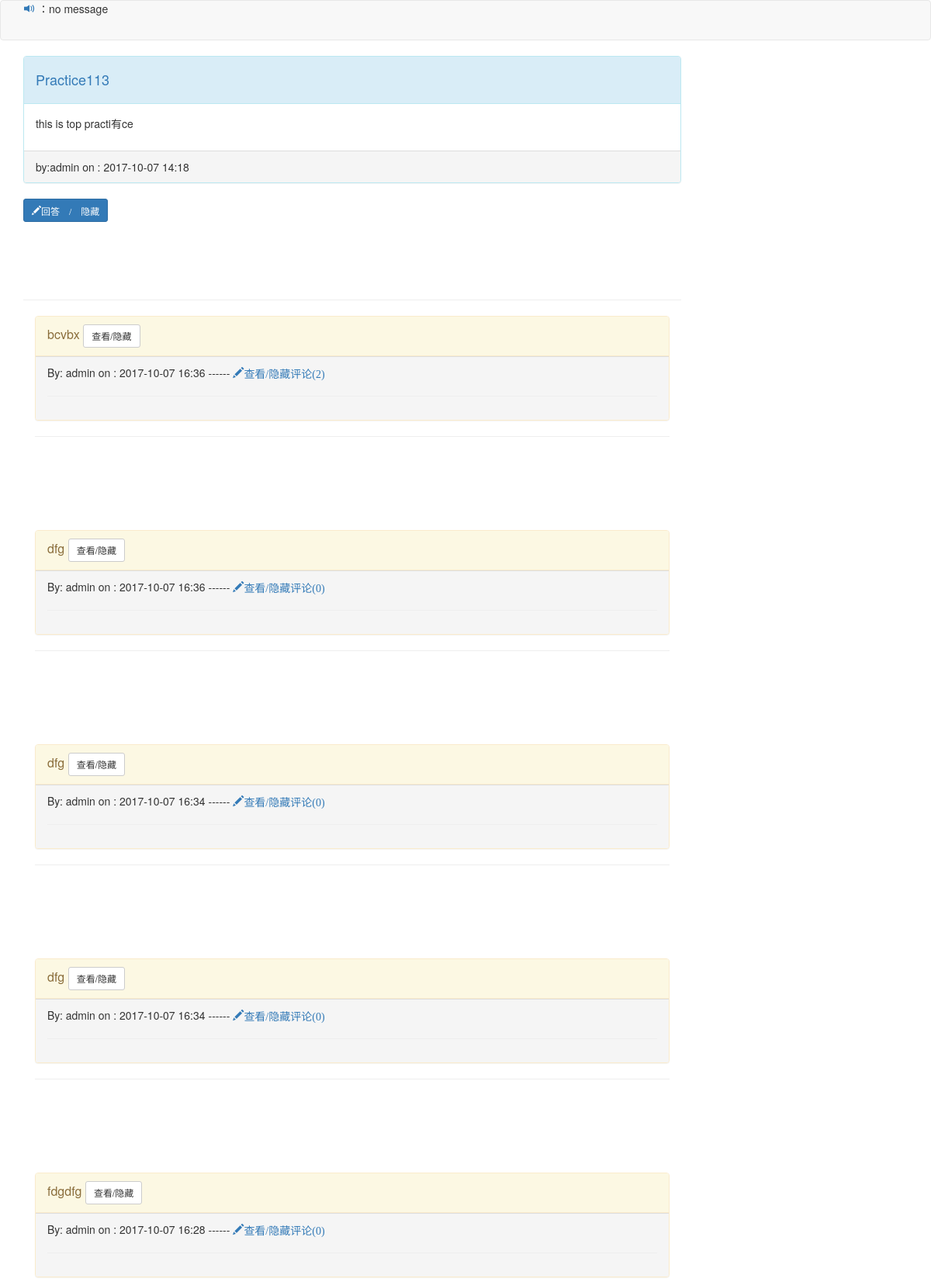
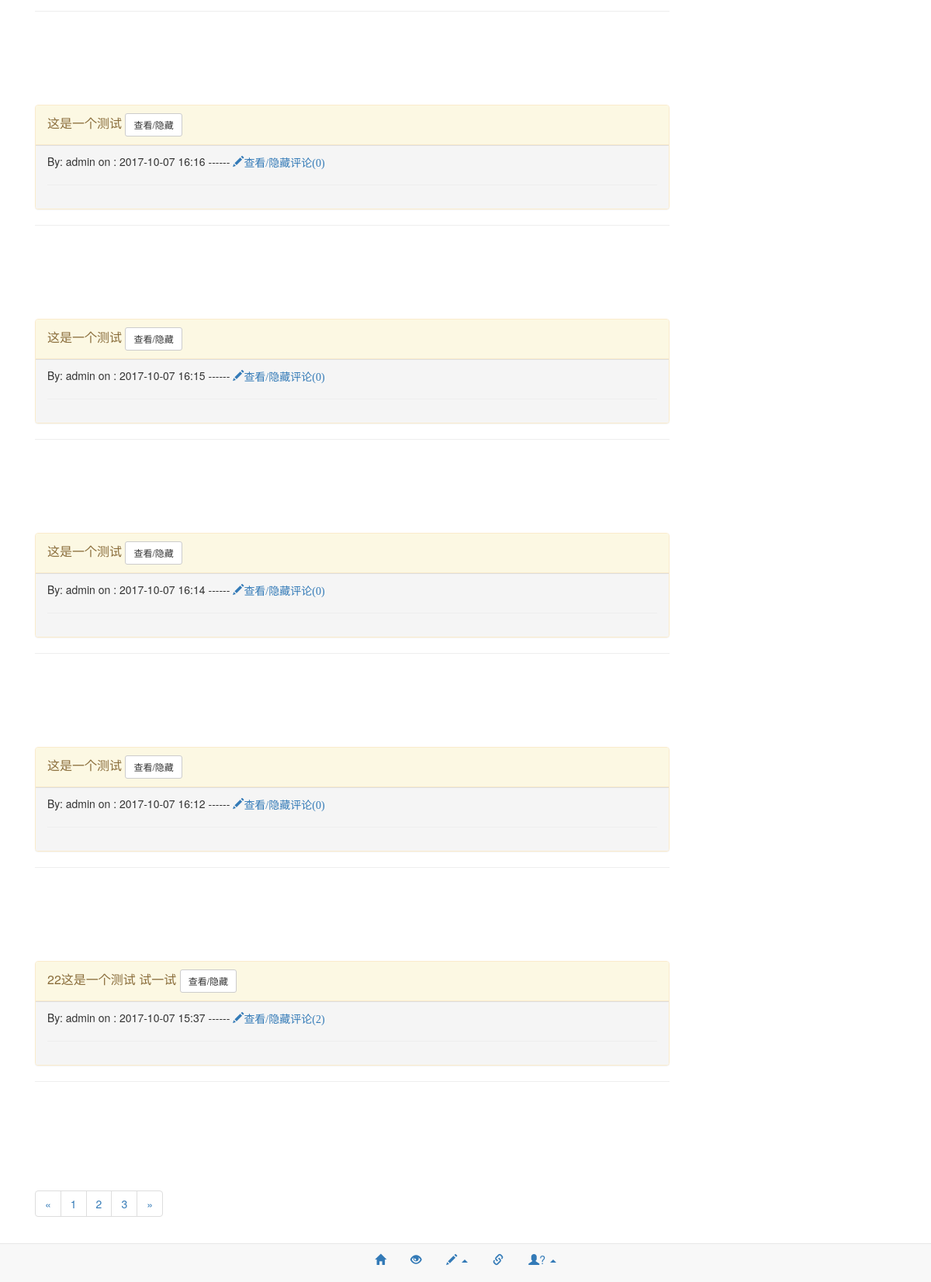
Page /practice/practice/113/1 on the committed database (2 pictures, top to bottom).
### webapp/models.py (models this page shows, shortened)
class Note(db.Model):
    id = db.Column(db.Integer(), primary_key=True)
    text = db.Column(db.Text())
    publish_date = db.Column(db.DateTime())
    user_id = db.Column(db.Integer(),
                        db.ForeignKey('user.id'))

class Practice(db.Model):
    id = db.Column(db.Integer(), primary_key=True)
    title = db.Column(db.String(255))
    is_top = db.Column(db.Boolean())
    text = db.Column(db.Text())
    publish_date = db.Column(db.DateTime())
    dynamic_date = db.Column(db.DateTime())
    user_id = db.Column(db.Integer(),
                        db.ForeignKey('user.id'))
    answers = db.relationship('Answer',
                               backref='practice',
                              lazy='dynamic')

class User(db.Model):
    id = db.Column(db.Integer(), primary_key=True)
    username = db.Column(db.String(255))
    password = db.Column(db.String(255))
    nick_name = db.Column(db.String(255))
    class_major = db.Column(db.String(255))
    description = db.Column(db.Text())
    blog_addr = db.Column(db.String(255))
    github_addr = db.Column(db.String(255))
    posts = db.relationship('Post',
                             backref='user',
                             lazy='dynamic')
    comments = db.relationship('Comment',
                         backref='user',
                         lazy='dynamic')
    roles = db.relationship(
        'Role',
        secondary=roles,
        backref=db.backref('users', lazy='dynamic')
        )
    related_posts = db.relationship('RelatedPost',
                             backref='user',
                             lazy='dynamic')
    practices = db.relationship('Practice',
                             backref='user',
                             lazy='dynamic')
    answers = db.relationship('Answer',
                             backref='user',
                             lazy='dynamic')
    answer_comments = db.relationship('AnswerComment',
                         backref='user',
                         lazy='dynamic')

class Answer(db.Model):
    id = db.Column(db.Integer(), primary_key=True)
    name = db.Column(db.String(255))
    user_id = db.Column(db.Integer(),
                        db.ForeignKey('user.id'))
    text = db.Column(db.Text())
    date = db.Column(db.DateTime())
    practice_id = db.Column(db.Integer(),
                        db.ForeignKey('practice.id'))
    answer_comments = db.relationship('AnswerComment',
                               backref='answer',
                              lazy='dynamic')

### webapp/controllers/practice.py (the view, shortened to what this page needs)
@practice_blueprint_.route('/practice/<int:practice_id>/<int:page>', methods=['GET','POST'])
def practice(practice_id, page=1):
    form = AnswerForm()
    practice = Practice.query.get_or_404(practice_id)
    answers = practice.answers.order_by(Answer.date.desc()).paginate(page, 10)
    not_viewed_inform_num = get_not_viewed_inform_num()
    note = get_note()
    answer_comment_form = AnswerCommentForm()
    answer_comment_form.text.data = u'输入你的评论'
    return render_template(
        'practice.html',
        g=g,
        practice=practice,
        answers=answers,
        answer_comment_form=answer_comment_form,
        form=form,
        not_viewed_inform_num=not_viewed_inform_num,
        note=note
        )

### webapp/__init__.py (called while the page is built)
def delete_html(string=None):
    for html_tag in ['<p>','</p>','<a>','</a>','<h1>','</h1>','<h2>','<div>','</div>']:
        if string:
            string = string.replace(html_tag,'')
    return string

def deal_time(deal_time=None):
    strings=str(deal_time).split(':')
    strings.pop(-1)
    string = ':'.join(strings)
    return string

def get_text(html=None):
    reg = r'>(.*?)</'
    pattern = re.compile(reg)
    result = pattern.findall(html)
    text = " ".join(result)
    return text

### webapp/controllers/practice.py (called while the page is built)
def get_not_viewed_inform_num():
    try:
        if current_user.username:
            not_viewed_posts = RelatedPost.query.filter_by(is_viewed=False,
                                                         user_id=current_user.id).all()
            return len(not_viewed_posts)
        else:
            return None
    except:
        return None

def get_note():
    try:
        note = Note.query.order_by(Note.publish_date.desc()).limit(1).one()
        return note
    except:
        note = Note()
        note.text = "no message"
        note.publish_date = datetime.datetime.now()
        db.session.add(note)
        db.session.commit()
        get_note()

@practice_blueprint_.before_request
def check_user():
    if 'username' in session:
        g.current_user = User.query.filter_by(
            username=session['username']
            ).one()
    else:
        g.current_user = None

### webapp/templates/practice/practice.html (shortened to what this page needs)
{% macro render_answer_pagination(pagination, route_func, practice_id) %}
    <nav>
        <ul class="pagination">
            <li>
                <a href="{{ url_for(route_func, page=pagination.prev().page, practice_id=practice_id) }}" aria-label="Previous">
                    <span aria-hidden="true">&laquo;</span>
                </a>
            </li>
            {% for page in pagination.iter_pages() %}
                {% if page %}
                    {% if page != pagination.page %}
                        <li><a href="{{ url_for(route_func, page=page, practice_id=practice_id ) }}">{{ page }}</a></li>
                    {% else %}
                        <li><a href="">{{ page }}</a></li>
                    {% endif %}
                {% else %}
                    <li><a>…</a><li>
                {% endif %}
            {% endfor %}
            <li>
                <a href="{{ url_for(route_func, page=pagination.next().page, practice_id=practice_id) }}" aria-label="Next">
                    <span aria-hidden="true">&raquo;</span>
                </a>
            </li>
        </ul>
    </nav>
{% endmacro %}
{% extends "practice_base.html" %}
{% block body %}
    <div class="row">
        <div class="col-lg-9">
            <div class="panel panel-info">
                <div class="panel-heading"><a href="{{ url_for('.practice', practice_id=practice.id, page=1) }}"><h4>{{ practice.title }}</a></h4>
                </div>
                <div class="panel-body">
                    {{ practice.text | safe }}
                </div>
                <div class="panel-footer">by:{{ practice.user.username }}
                                          on : {{ practice.publish_date | deal_time() }}
                </div>
            </div>
            <div class="row">
                <div class="col-lg-2">
                      <button type="button" class="btn btn-primary btn-sm" data-toggle="collapse"
                            data-target="#demo">
                        <span class="glyphicon glyphicon-pencil">回答 / 隐藏</span>
                      </button>
                </div>
            </div>
            <br>
            <br>
            <br>
            <br>
            <hr>
                <div class="col-lg-12">
                    {% if not answers %}
                    <p>该练习还没有人提交解答.</p>
                    {% else %}
                        {% for answer in answers.items %}
                            <div class="panel panel-warning">
                                <div class="panel-heading">
                                    <h4 class="panel-title">
                                        <a data-toggle="collapse" data-parent="#accordion"
                                           href="#{{ answer.id }}" >
                                            {{ answer.text | truncate(250) | get_text}}
                                        <button type="button" class="btn btn-default btn-sm">
                                            <span class="">查看/隐藏</span>
                                        </button>
                                        </a>
                                    </h4>
                                </div>
                               <div class="panel-footer">By: {{ answer.name }}
                                          on : {{ answer.date | deal_time() }}
                                <span>------</span>
                                {% set answer_comments=answer.answer_comments.all() %}
                                <a data-toggle="collapse"
                                    href="#{{ answer.id }}test">
                                <span class="glyphicon glyphicon-pencil">查看/隐藏评论({{ answer_comments | length }})</span>
                                </a>
                                <br>
                                <hr>
                                </div>
                            </div>
                            <hr>
                            <br>
                            <br>
                            <br>
                            <br>
                            <br>
                        {% endfor %}
                    {% endif %}
                    {{ render_answer_pagination(answers, '.practice',practice.id) }}
                </div>
            </div>
        </div>
    </div>
{% endblock %}

### webapp/templates/practice/practice_base.html (shortened to what this page needs)
<!DOCTYPE html>
<html>
    <head>
      <link rel="stylesheet" href="{{ url_for('static', filename='css/bootstrap.min.css') }}">
    </head>
    <body style="background-color: white">
    <nav class="navbar navbar-default" role="navigation">
      <div class="container-fluid">
      <div class="navbar-header">
        <a class="navbar-brand" href="#"><a><span class="glyphicon glyphicon-volume-up"></span></a> ：{{ note.text | truncate(150) | delete_html() }}</a>
      </div>
      </div>
    </nav>
    <nav class="navbar navbar-default navbar-fixed-bottom" role="navigation">
    <ul class="nav nav-pills">
      <li><a href="{{ url_for('tiezi.home') }}"><span class="glyphicon glyphicon-home"></span></a></li>
      <li><a href="{{ url_for('tiezi.posts_renew') }}"><span class="glyphicon glyphicon-eye-open"></span></a></li>
      <li class="dropdown">
            <a href="#" class="dropdown-toggle" data-toggle="dropdown">
             <span class="glyphicon glyphicon-pencil"></span>
              <b class="caret"></b>
            </a>
      </li>
      <li>
          <a href="{{ url_for('glinks.glinks') }}">
          <span class="glyphicon glyphicon-link"></span>
          </a>
      </li>
      <li class="dropdown">
            {% if not current_user.username %}
            <a href="#" class="dropdown-toggle" data-toggle="dropdown">
             <span class="glyphicon glyphicon-user"></span>?
              <b class="caret"></b>
            </a>
            {% endif %}
      </li>
    </ul>
    </nav>
        <div class="container">
            {% block body %}
            {% endblock %}
    <footer>
      <br>
      <br>
      <br>
    </footer>
    </body>
</html>

### webapp/templates/practice/practice_base.html (style rules this page uses)
.nav { display:table; margin:0 auto; }

### rows in the picture
Note: text|delete_html "no message"
Practice: title "Practice113", text "this is top practi有ce", publish_date|deal_time "2017-10-07 14:18"
User: user.username "admin"
Answer: text|get_text "bcvbx", name "admin", date|deal_time "2017-10-07 16:36", answer_comments "2"
Answer: text|get_text "dfg", name "admin", date|deal_time "2017-10-07 16:36", answer_comments "0"
Answer: text|get_text "dfg", name "admin", date|deal_time "2017-10-07 16:34", answer_comments "0"
Answer: text|get_text "dfg", name "admin", date|deal_time "2017-10-07 16:34", answer_comments "0"
Answer: text|get_text "fdgdfg", name "admin", date|deal_time "2017-10-07 16:28", answer_comments "0"
Answer: text|get_text "这是一个测试", name "admin", date|deal_time "2017-10-07 16:16", answer_comments "0"
Answer: text|get_text "这是一个测试", name "admin", date|deal_time "2017-10-07 16:15", answer_comments "0"
Answer: text|get_text "这是一个测试", name "admin", date|deal_time "2017-10-07 16:14", answer_comments "0"
Answer: text|get_text "这是一个测试", name "admin", date|deal_time "2017-10-07 16:12", answer_comments "0"
Answer: text|get_text "22这是一个测试 试一试", name "admin", date|deal_time "2017-10-07 15:37", answer_comments "2"

### other values in the picture
{{ page }} "1"
{{ page }} "2" "3"
